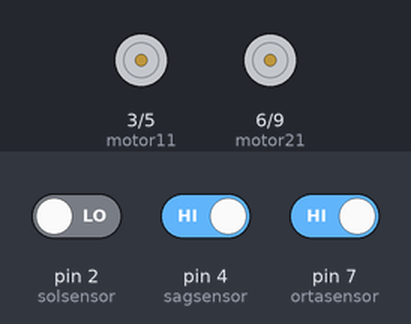
Bench run of a sketch on a simulated Arduino Uno, built with avr-gcc and run on an emulated ATmega328P. Shown: motor-driver pin pairs drawn as motors (green arrow = first pin HIGH = forward, orange = second pin HIGH = backward, longer = more drive). The test bench sets the inputs (shaded band); at power-on: pin 4 (sagsensor) HIGH, pin 7 (ortasensor) HIGH, pin 2 (solsensor) LOW.

Above: at 1.2 s.
1.3 s: pin 4 (sagsensor) driven LOW
At 1.9 s:
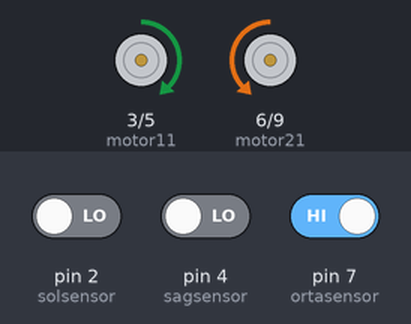
2.8 s: pin 7 (ortasensor) driven LOW
At 4.0 s:
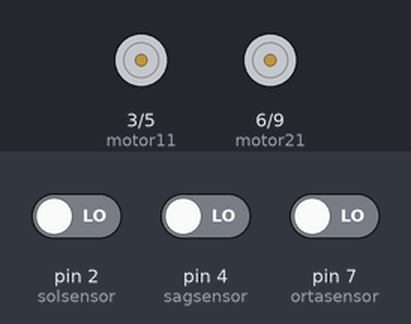
4.3 s: pin 2 (solsensor) driven HIGH
At 5.4 s:
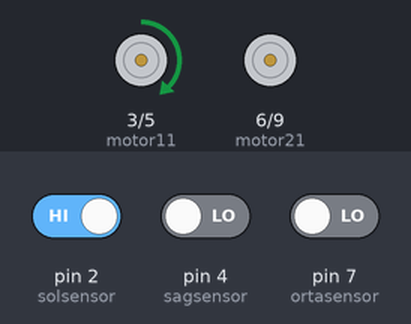
5.8 s: pin 2 (solsensor) driven LOW
At 6.5 s:
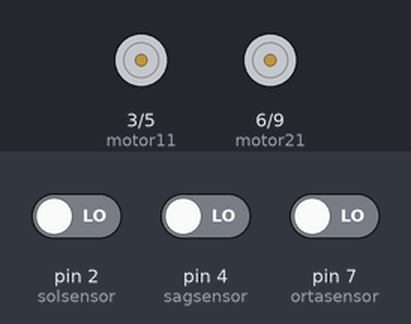
7.3 s: pin 4 (sagsensor) driven HIGH
At 7.7 s:
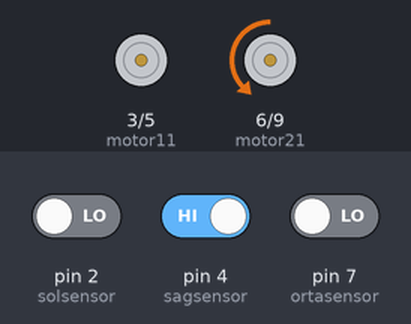
Timing chart, 0 to 9.8 s (numbered marks = the images above; inputs shaded):
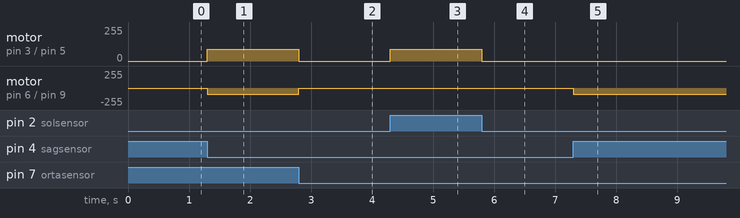

Measured:
- after the input at 1.3 s, motor on pin 3 (motor11) / pin 5 (motor12): stopped → forward 90/255 at once; motor on pin 6 (motor21) / pin 9 (motor22): stopped → backward 90/255 at once
- after the input at 2.8 s, motor on pin 3 (motor11) / pin 5 (motor12): forward 90/255 → stopped at once; motor on pin 6 (motor21) / pin 9 (motor22): backward 90/255 → stopped at once
- after the input at 4.3 s, motor on pin 3 (motor11) / pin 5 (motor12): stopped → forward 90/255 at once
- after the input at 5.8 s, motor on pin 3 (motor11) / pin 5 (motor12): forward 90/255 → stopped at once
- after the input at 7.3 s, motor on pin 6 (motor21) / pin 9 (motor22): stopped → backward 90/255 at once

The sketch:

cizgiizleyen.ino
```cpp
int solsensor=2;
int sagsensor=4;
int ortasensor=7;
int soldurum;
int sagdurum;
int ortadurum;
int motor11=3;
int motor12=5;
int motor21=6;
int motor22=9;
int speed=90;
void setup(){
  pinMode(solsensor,INPUT);
  pinMode(sagsensor,INPUT);
  pinMode(ortasensor,INPUT);
  pinMode(motor11,OUTPUT);
  pinMode(motor12,OUTPUT);
  pinMode(motor21,OUTPUT);
  pinMode(motor22,OUTPUT);
}
void loop(){
  soldurum=digitalRead(solsensor);
  sagdurum=digitalRead(sagsensor);
  ortadurum=digitalRead(ortasensor);
  if (soldurum==1 and sagdurum==0 and ortadurum==0){
    sol();
  }
  if (soldurum==0 and sagdurum==1 and ortadurum==0){
    sag();
  }
  if (soldurum==0 and sagdurum==0 and ortadurum==1){
    ileri();
  }
  if (soldurum==0 and sagdurum==0 and ortadurum==0){
    dur();
  }
}
void ileri(){
  analogWrite(motor11,speed);
  analogWrite(motor12,0);
  analogWrite(motor21,0);
  analogWrite(motor22,speed);
}
void sol(){
  analogWrite(motor11,speed);
  analogWrite(motor12,0);
  analogWrite(motor21,0);
  analogWrite(motor22,0);
}
void sag(){
  analogWrite(motor11,0);
  analogWrite(motor12,0);
  analogWrite(motor21,0);
  analogWrite(motor22,speed);
}
void dur(){
  analogWrite(motor11,0);
  analogWrite(motor12,0);
  analogWrite(motor21,0);
  analogWrite(motor22,0);
}
```
